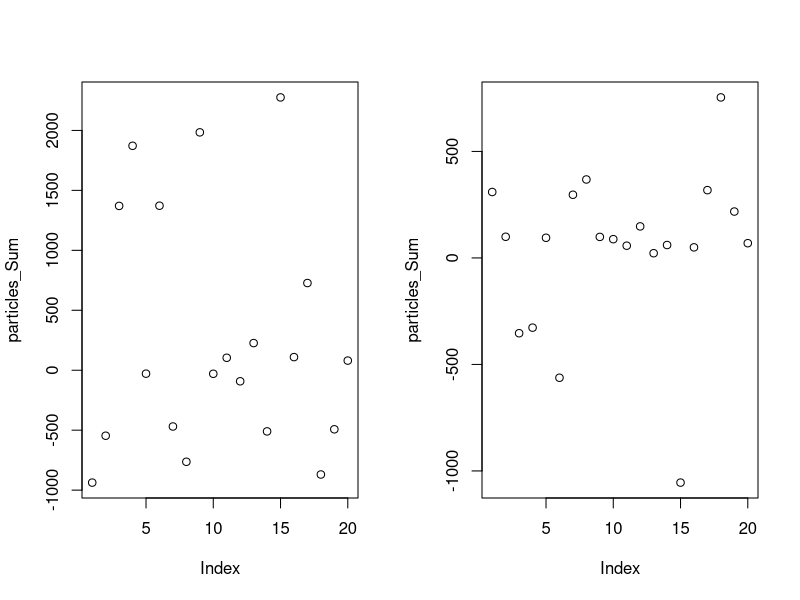

Here is the R script that generated this plot:
fitness<-function(operands){
  particle_fitness<-1/(1+abs(50-sum(operands)))
  return(particle_fitness)
}

particles<-list()
no_of_particles<-20
for(index in 1:no_of_particles){
  particles[[index]]<-runif(10,min = -500,max = 500)
}
velocity<-list()
for(index in 1:no_of_particles){
  random_velocity<-runif(1,min = -1,max = 1)
  velocity[[index]]<-rep(random_velocity,10)
}


no_of_iteration<-4

w<-0.70
c1<-0.20
c2<-0.60
particle_best<-list()
particle_best_fitness<-c()
particle_best<-particles
particles_Sum<-c()
par(mfrow=c(1,2))
for(index in 1:no_of_particles){
  particles_Sum[index]<-sum(particles[[index]])
}

plot(particles_Sum,type="p")

for(iteration in 1:no_of_iteration){
  particle_fitness<-c()
  for(index in 1:no_of_particles){
    particle_fitness[index]<-fitness(particles[[index]])
    if(iteration == 1){
      particle_best[[index]]<-particles[[index]]
      particle_best_fitness[index]<-particle_fitness[index]
      next
    }
    if(particle_fitness[index]>particle_best_fitness[index]){
      particle_best[[index]]<-particles[[index]]
      particle_best_fitness[index]<-particle_fitness[index]
    }
    
  }
  gbest_position<-which.max(particle_fitness)
  new_velocity<-list()
  for(index in 1:no_of_particles){
    r1<-runif(1)
    r2<-runif(1)
    velocity[[index]]<-velocity[[index]]*w+c1*r1*(particle_best[[index]]-particles[[index]])+c2*r2*(particles[[gbest_position]]-particles[[index]])
    particles[[index]]<-particles[[index]]+velocity[[index]]
  }
}
for(index in 1:no_of_particles){
  particles_Sum[index]<-sum(particles[[index]])
}

plot(particles_Sum,type="p")